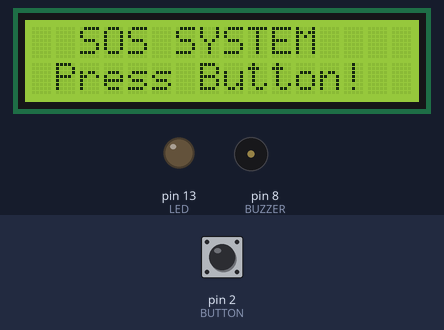
A sketch run on a simulated Arduino Uno, built with avr-gcc and run on an emulated ATmega328P. Shown: 16×2 character LCD, output pins drawn as LEDs (lit = HIGH), buzzer (waves = sounding). The inputs (shaded band) are chosen by the test bench; at power-on: pin 2 (BUTTON) HIGH. What the sketch prints to the serial monitor is not drawn.

Above: at 1.2 s.
1.3 s: pin 2 (BUTTON) pulled LOW for 0.15 s
At 1.7 s:
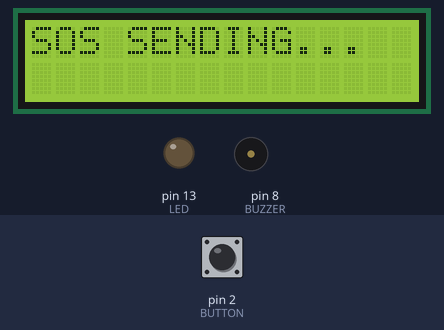
At 2.51 s:
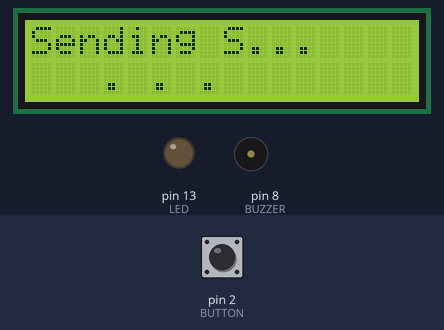
3.5 s: pin 2 (BUTTON) pulled LOW for 3.2 s
9.7 s: pin 2 (BUTTON) pulled LOW for 1 s
At 14.6 s:
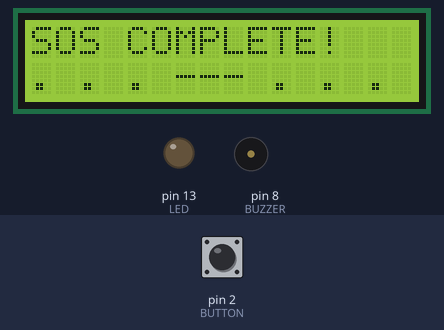
Timing chart, 0 to 16.1 s (numbered marks = the images above; inputs shaded):
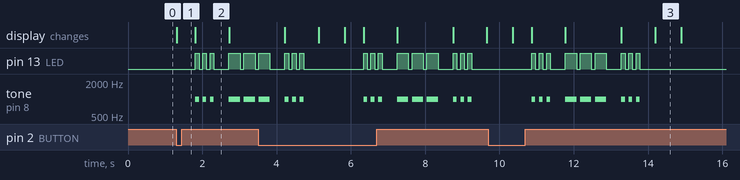

Measured:
- after the input at 1.3 s, pin 13 (LED): LOW → HIGH after 0.51 s, → LOW 0.10 s later, → HIGH 0.10 s later, → LOW 0.10 s later, … (10 changes in this stretch); tone on pin 8 (BUZZER): plays 1000 Hz for 0.10 s, 1000 Hz for 0.10 s, 1000 Hz for 0.10 s, 1000 Hz for 0.30 s, 1000 Hz for 0.30 s, starting after 0.51 s; the display: changes at once (image 1)
- after the input at 9.7 s, pin 13 (LED): LOW → HIGH after 1.2 s, → LOW 0.10 s later, → HIGH 0.10 s later, → LOW 0.10 s later, … (18 changes in this stretch); tone on pin 8 (BUZZER): plays 1000 Hz for 0.10 s, 1000 Hz for 0.10 s, 1000 Hz for 0.10 s, 1000 Hz for 0.30 s, 1000 Hz for 0.30 s, 1000 Hz for 0.30 s … (9 notes in this stretch), starting after 1.2 s
- what the display in image 3 shows lasts 0.7 s, from 14.2 s to 14.9 s

The sketch:

SOS-Morse-code.ino
```cpp
#include <LiquidCrystal.h>
LiquidCrystal lcd(7, 6, 5, 4, 3, 12);
const int BUTTON = 2;
const int LED    = 13;
const int BUZZER = 8;
const int DOT   = 100;
const int DASH  = 300;
const int G_SIG = 100;
const int G_LET = 300;
const int G_SOS = 700;

void beep(int dur) {
  digitalWrite(LED, HIGH);
  tone(BUZZER, 1000);
  delay(dur);
  digitalWrite(LED, LOW);
  noTone(BUZZER);
  delay(G_SIG);
}

void sendS() {
  lcd.clear();
  lcd.setCursor(0, 0);
  lcd.print("Sending S...");
  lcd.setCursor(0, 1);
  lcd.print("   . . .   ");
  Serial.println("S: . . .");
  beep(DOT);
  beep(DOT);
  beep(DOT);
  delay(G_LET);
}

void sendO() {
  lcd.clear();
  lcd.setCursor(0, 0);
  lcd.print("Sending O...");
  lcd.setCursor(0, 1);
  lcd.print(" --- --- --- ");
  Serial.println("O: --- --- ---");
  beep(DASH);
  beep(DASH);
  beep(DASH);
  delay(G_LET);
}

void setup() {
  pinMode(BUTTON, INPUT_PULLUP);
  pinMode(LED,    OUTPUT);
  pinMode(BUZZER, OUTPUT);
  Serial.begin(9600);
  lcd.begin(16, 2);
  lcd.setCursor(0, 0);
  lcd.print("  SOS SYSTEM  ");
  lcd.setCursor(0, 1);
  lcd.print(" Press Button!");
}

void loop() {
  if (digitalRead(BUTTON) == LOW)
   {
    Serial.println("=== SOS START ===");
    lcd.clear();
    lcd.setCursor(0, 0);
    lcd.print("SOS SENDING...  ");
    delay(500);
    sendS();
    sendO();
    sendS();
    lcd.clear();
    lcd.setCursor(0, 0);
    lcd.print("SOS COMPLETE!   ");
    lcd.setCursor(0, 1);
    lcd.print(". . . --- . . .");
    Serial.println("=== SOS DONE ===");
    delay(G_SOS);
  } else {
    digitalWrite(LED, LOW);
    noTone(BUZZER);
    lcd.setCursor(0, 0);
    lcd.print("  SOS SYSTEM  ");
    lcd.setCursor(0, 1);
    lcd.print(" Press Button!");
  }
}
```
